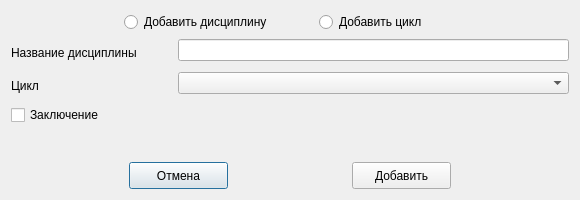
<?xml version="1.0" encoding="UTF-8"?>
<ui version="4.0">
 <class>AddDisc</class>
 <widget class="QDialog" name="AddDisc">
  <property name="geometry">
   <rect>
    <x>0</x>
    <y>0</y>
    <width>580</width>
    <height>200</height>
   </rect>
  </property>
  <property name="minimumSize">
   <size>
    <width>580</width>
    <height>200</height>
   </size>
  </property>
  <property name="maximumSize">
   <size>
    <width>580</width>
    <height>200</height>
   </size>
  </property>
  <property name="windowTitle">
   <string>Dialog</string>
  </property>
  <layout class="QVBoxLayout" name="verticalLayout">
   <item>
    <layout class="QHBoxLayout" name="horizontalLayout">
     <item>
      <spacer name="horizontalSpacer">
       <property name="orientation">
        <enum>Qt::Horizontal</enum>
       </property>
       <property name="sizeHint" stdset="0">
        <size>
         <width>40</width>
         <height>20</height>
        </size>
       </property>
      </spacer>
     </item>
     <item>
      <widget class="QRadioButton" name="radioDisc">
       <property name="minimumSize">
        <size>
         <width>189</width>
         <height>22</height>
        </size>
       </property>
       <property name="maximumSize">
        <size>
         <width>189</width>
         <height>22</height>
        </size>
       </property>
       <property name="text">
        <string>Добавить дисциплину</string>
       </property>
      </widget>
     </item>
     <item>
      <widget class="QRadioButton" name="radioCycle">
       <property name="minimumSize">
        <size>
         <width>137</width>
         <height>22</height>
        </size>
       </property>
       <property name="maximumSize">
        <size>
         <width>137</width>
         <height>22</height>
        </size>
       </property>
       <property name="text">
        <string>Добавить цикл</string>
       </property>
      </widget>
     </item>
     <item>
      <spacer name="horizontalSpacer_2">
       <property name="orientation">
        <enum>Qt::Horizontal</enum>
       </property>
       <property name="sizeHint" stdset="0">
        <size>
         <width>40</width>
         <height>20</height>
        </size>
       </property>
      </spacer>
     </item>
    </layout>
   </item>
   <item>
    <layout class="QFormLayout" name="formLayout">
     <item row="0" column="0">
      <widget class="QLabel" name="label">
       <property name="minimumSize">
        <size>
         <width>161</width>
         <height>27</height>
        </size>
       </property>
       <property name="maximumSize">
        <size>
         <width>161</width>
         <height>27</height>
        </size>
       </property>
       <property name="text">
        <string>Название дисциплины</string>
       </property>
      </widget>
     </item>
     <item row="0" column="1">
      <widget class="QLineEdit" name="lineEdit"/>
     </item>
     <item row="1" column="0">
      <widget class="QLabel" name="label_2">
       <property name="minimumSize">
        <size>
         <width>38</width>
         <height>27</height>
        </size>
       </property>
       <property name="maximumSize">
        <size>
         <width>38</width>
         <height>27</height>
        </size>
       </property>
       <property name="text">
        <string>Цикл</string>
       </property>
      </widget>
     </item>
     <item row="1" column="1">
      <widget class="QComboBox" name="comboBox"/>
     </item>
     <item row="2" column="0" colspan="2">
      <widget class="QCheckBox" name="checkBox">
       <property name="text">
        <string>Заключение</string>
       </property>
      </widget>
     </item>
    </layout>
   </item>
   <item>
    <layout class="QHBoxLayout" name="horizontalLayout_2">
     <item>
      <widget class="QPushButton" name="butCan">
       <property name="minimumSize">
        <size>
         <width>99</width>
         <height>27</height>
        </size>
       </property>
       <property name="maximumSize">
        <size>
         <width>99</width>
         <height>27</height>
        </size>
       </property>
       <property name="text">
        <string>Отмена</string>
       </property>
      </widget>
     </item>
     <item>
      <widget class="QPushButton" name="butAdd">
       <property name="minimumSize">
        <size>
         <width>99</width>
         <height>27</height>
        </size>
       </property>
       <property name="maximumSize">
        <size>
         <width>99</width>
         <height>27</height>
        </size>
       </property>
       <property name="text">
        <string>Добавить</string>
       </property>
      </widget>
     </item>
    </layout>
   </item>
  </layout>
 </widget>
 <resources/>
 <connections/>
</ui>
